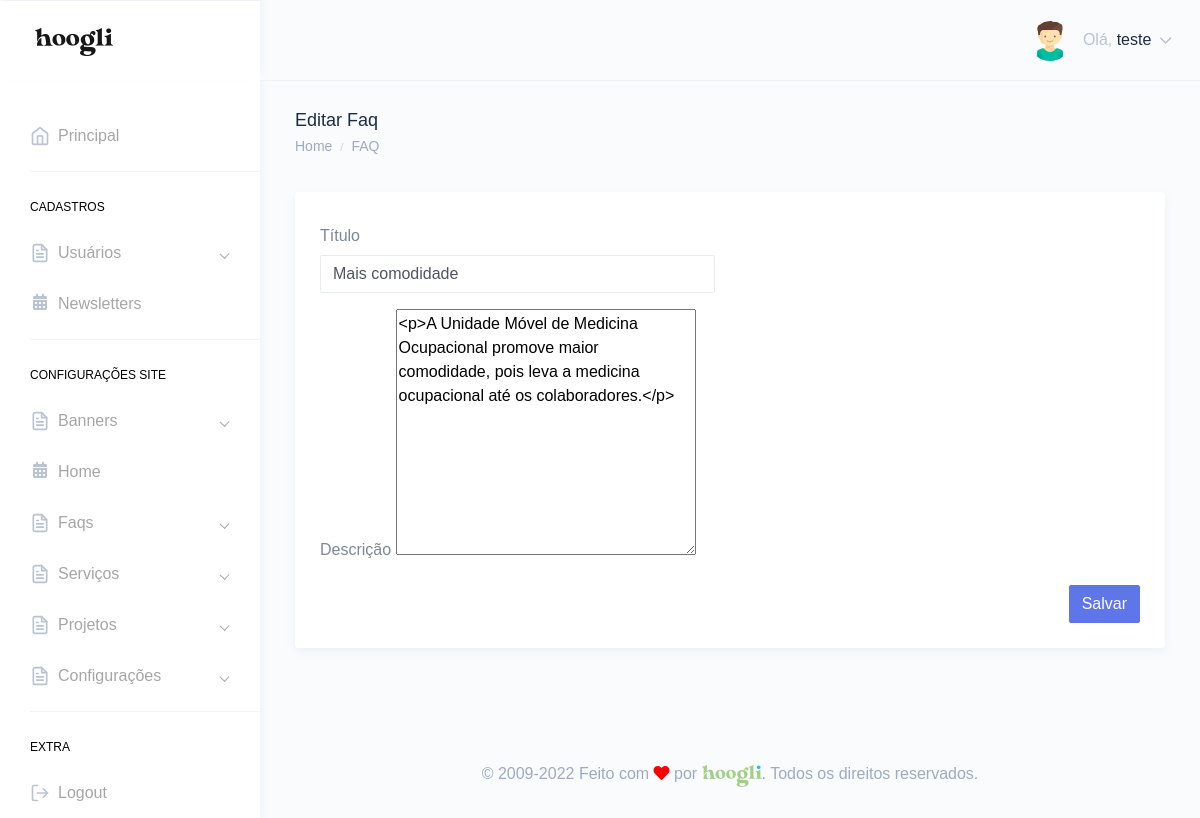
Page /painel/editar-faq.php?id=1 (signed in) on the committed database.
### tables this page shows
CREATE TABLE `tbl_usuarios` (
  `id` int(11) NOT NULL,
  `nome` varchar(250) DEFAULT NULL,
  `email` varchar(250) DEFAULT NULL,
  `telefone` varchar(250) DEFAULT NULL,
  `endereco` varchar(250) DEFAULT NULL,
  `cpf` varchar(100) DEFAULT NULL,
  `login` varchar(100) DEFAULT NULL,
  `senha` varchar(100) DEFAULT NULL,
  `foto` varchar(250) DEFAULT NULL,
  `id_cargo` int(11) DEFAULT NULL,
  `sexo` varchar(2) DEFAULT NULL,
  `perm_cad_usuario` varchar(2) DEFAULT NULL,
  `perm_relatorio` varchar(2) DEFAULT NULL,
  `perm_add_usuario` varchar(2) DEFAULT NULL,
  `perm_edit_usuario` varchar(2) DEFAULT NULL,
  `perm_del_usuario` varchar(2) DEFAULT NULL,
  `perm_cad_contato` varchar(2) DEFAULT NULL,
  `perm_edit_contato` varchar(2) DEFAULT NULL,
  `perm_del_contato` varchar(2) DEFAULT NULL,
  `perm_edit_contato_nf` varchar(3) DEFAULT NULL,
  `perm_pag_principal_rm` varchar(2) DEFAULT NULL,
  `perm_pag_principal_uc` varchar(2) DEFAULT NULL,
  `admin_geral` varchar(2) DEFAULT NULL,
  `data_frase` date DEFAULT NULL,
  `id_frase` int(11) DEFAULT NULL,
  `frase_lida` varchar(2) DEFAULT NULL
);

CREATE TABLE `tbl_faq` (
  `id` bigint(255) NOT NULL,
  `titulo` varchar(1000) NOT NULL,
  `descricao` text NOT NULL,
  `status` varchar(3) DEFAULT NULL
);

### Connection/con-pdo.php (called while the page is built, shortened)
<?php
$conInstanciada = '';
if(empty($conInstanciada)) {
	class Conexao {
		private static $pdo;
		public static function getInstance() {
		if (!isset(self::$pdo)) {
		 try {
		  $opcoes = array(PDO::MYSQL_ATTR_INIT_COMMAND => 'SET NAMES utf8', PDO::ATTR_PERSISTENT => TRUE);
		  self::$pdo = new PDO("mysql:host=" . HOST . "; dbname=" . DBNAME . "; charset=" . CHARSET . ";", USER, PASSWORD, $opcoes);
		  self::$pdo->setAttribute(PDO::ATTR_ERRMODE, PDO::ERRMODE_EXCEPTION);
		 } catch (PDOException $e) {
		  print "Erro: " . $e->getMessage();
		 }
		}
		return self::$pdo;
		}
	}
}

### Class/acesso.class.php (called while the page is built, shortened)
<?php
$AcessoInstanciada = '';
if(empty($AcessoInstanciada)) {
	if(file_exists('Connection/conexao.php')) {
		require_once('Connection/con-pdo.php');
		require_once('funcoes.php');
	} else {
		require_once('../Connection/con-pdo.php');
		require_once('../funcoes.php');
	}
	class Acesso {
		private $pdo = null;
		private static $Acesso = null;
		private function __construct($conexao){
			$this->pdo = $conexao;
		}
		public static function getInstance($conexao){
			if (!isset(self::$Acesso)):
				self::$Acesso = new Acesso($conexao);
			endif;
			return self::$Acesso;
		}
		function rsDados($id='', $idCargo='', $orderBy='', $limite='') {
			$sqlLimite = '';
			$sqlOrdem = '';
			$sql = '';
			$nCampos = 0;
			if(!empty($id)) {
				$sql .= " and id = ?";
				$nCampos++;
				$campo[$nCampos] = $id;
			}
			try{
				$sql = "SELECT * FROM tbl_usuarios where 1=1 $sql $sqlOrdem $sqlLimite";
				$stm = $this->pdo->prepare($sql);
				for($i=1; $i<=$nCampos; $i++) {
					$stm->bindValue($i, $campo[$i]);
				}
				$stm->execute();
				$rsDados = $stm->fetchAll(PDO::FETCH_OBJ);
				if($id <> '' or $limite == 1) {
					return($rsDados[0]);
				} else {
					return($rsDados);
				}
			} catch(PDOException $erro){
				echo $erro->getMessage();
			}
		}
	}
}

### painel/verifica.php (called while the page is built, shortened)
<?php
include "../Class/acesso.class.php";
$verificaRestrito = Acesso::getInstance(Conexao::getInstance());
include "../Class/faqs.class.php";
$faqs = Faqs::getInstance(Conexao::getInstance());
$verificaRestrito->restritoAdmin();
$dadosUsuarioLogado = $verificaRestrito->rsDados($_SESSION['dadosLogado']->id);
?>

### funcoes.php (called while the page is built, shortened)
<?php
  function icone_genero($genero) {
    switch ($genero) {
      case "M": return "assets/images/avatars/boy.svg"; break;
    }
  }
?>

### Class/faqs.class.php (called while the page is built, shortened)
<?php
$FaqsInstanciada = '';
if(empty($FaqsInstanciada)) {
	if(file_exists('Connection/conexao.php')) {
		require_once('Connection/con-pdo.php');
		require_once('funcoes.php');
	} else {
		require_once('../Connection/con-pdo.php');
		require_once('../funcoes.php');
	}
	class Faqs {
		private $pdo = null;
		private static $Faqs = null;
		private function __construct($conexao){
			$this->pdo = $conexao;
		}
		public static function getInstance($conexao){
			if (!isset(self::$Faqs)):
				self::$Faqs = new Faqs($conexao);
			endif;
			return self::$Faqs;
		}
		function rsDados($id='', $orderBy='', $limite='') {
			$nCampos = 0;
			$sql = '';
			$sqlOrdem = '';
			$sqlLimite = '';
			if(!empty($id)) {
				$sql .= " and id = ?";
				$nCampos++;
				$campo[$nCampos] = $id;
			}
			try{
				$sql = "SELECT * FROM tbl_faq where 1=1 $sql $sqlOrdem $sqlLimite";
				$stm = $this->pdo->prepare($sql);
				for($i=1; $i<=$nCampos; $i++) {
					$stm->bindValue($i, $campo[$i]);
				}
				$stm->execute();
				$rsDados = $stm->fetchAll(PDO::FETCH_OBJ);
				if($id <> '' or $limite == 1) {
					return($rsDados[0]);
				} else {
					return($rsDados);
				}
			} catch(PDOException $erro){
				echo $erro->getMessage();
			}
		}
	}
}

### painel/editar-faq.php (the view, shortened to what this page needs)
<?php include "verifica.php";
$id = '';
if(isset($_GET['id'])){
    if(empty($_GET['id'])){
        header('Location: faqs.php');
    }else{
        $id = $_GET['id'];
    }
}
$faqs->editar();
$descFaq = $faqs->rsDados($id);
?>
<!DOCTYPE html>
<html dir="ltr" lang="pt-br">
<head>
    <link href="dist/css/style.min.css" rel="stylesheet">
</head>
<body>
    <div id="main-wrapper" data-theme="light" data-layout="vertical" data-navbarbg="skin6" data-sidebartype="full" data-sidebar-position="fixed" data-header-position="fixed" data-boxed-layout="full">
       <?php include "header.php";?>
       <?php include "inc-menu-lateral.php";?>
        <div class="page-wrapper">
            <div class="page-breadcrumb">
                <div class="row">
                    <div class="col-7 align-self-center">
                        <h4 class="page-title text-truncate text-dark font-weight-medium mb-1">Editar Faq</h4>
                        <div class="d-flex align-items-center">
                            <nav aria-label="breadcrumb">
                                <ol class="breadcrumb m-0 p-0">
                                    <li class="breadcrumb-item"><a href="." class="text-muted">Home</a></li>
                                    <li class="breadcrumb-item text-muted active" aria-current="page"><a href="faqs.php" class="text-muted">FAQ</a></li>
                                </ol>
                            </nav>
                        </div>
                    </div>
                </div>
            </div>
            <div class="container-fluid">
                <div class="row">
                    <div class="col-12">
                        <div class="card">
                            <div class="card-body">
                                <form method="POST" enctype="multipart/form-data">
                                    <div class="form-body">
                                     <div class="form-group row">
    <div class="col-md-6 col-sm-12">
    <label  class="col-form-label">Título</label>
     <input class="form-control" type="text" name="titulo" value="<?php if(isset($descFaq->titulo) && !empty($descFaq->titulo)){ echo $descFaq->titulo;}?>"  />
    </div>
   </div>
   <div class="form-group row">
    <div class="col-md-12 col-sm-12">
    <label  class="col-form-label">Descrição</label>
     <textarea name="descricao" class="ckeditor" id="ckeditor" cols="30" rows="10"><?php if(isset($descFaq->descricao) && !empty($descFaq->descricao)){ echo $descFaq->descricao;}?></textarea>
    </div>
   </div>
                                    </div>
                                    <div class="form-actions">
                                        <div class="text-right">
                                            <button type="submit" class="btn btn-info">Salvar</button>
                                        </div>
                                    </div>
                                </form>
                            </div>
                        </div>
                    </div>
                </div>
            </div>
           <?php include "footer.php";?>
        </div>
    </div>
</body>
</html>

### painel/header.php (shortened to what this page needs)
<header class="topbar" data-navbarbg="skin6">
            <nav class="navbar top-navbar navbar-expand-md">
                <div class="navbar-header" data-logobg="skin6">
                    <div class="navbar-brand">
                        <a href=".">
                            <span class="logo-text">
                                <img src="assets/images/hoogli_logo.png" alt="homepage" class="dark-logo" />
                            </span>
                        </a>
                    </div>
                </div>
                <div class="navbar-collapse collapse" id="navbarSupportedContent">
                    <ul class="navbar-nav float-right">
                        <li class="nav-item dropdown">
                            <a class="nav-link dropdown-toggle" href="javascript:void(0)" data-toggle="dropdown"
                                aria-haspopup="true" aria-expanded="false">
                                <?php if(!empty($dadosUsuarioLogado->foto)){?>
                                <img src="../img/<?php echo $dadosUsuarioLogado->foto;?>" alt="<?php echo $dadosUsuarioLogado->nome;?>" class="rounded-circle" width="40">
                                <?php }else{?>
                                <img src="<?php echo icone_genero($dadosUsuarioLogado->sexo);?>" alt="<?php echo $dadosUsuarioLogado->nome;?>" class="rounded-circle" width="40">
                                <?php }?>
                                <span class="ml-2 d-none d-lg-inline-block"><span>Olá,</span> <span
                                        class="text-dark"><?php echo $dadosUsuarioLogado->nome;?></span> <i data-feather="chevron-down"
                                        class="svg-icon"></i></span>
                            </a>
                        </li>
                    </ul>
                </div>
            </nav>
        </header>

### rows in the picture
tbl_usuarios: nome "teste"
tbl_faq: titulo "Mais comodidade", descricao "<p>A Unidade Móvel de Medicina Ocupacional promove maior comodidade, pois leva a medicina ocupacional até os colaboradores.</p>"
